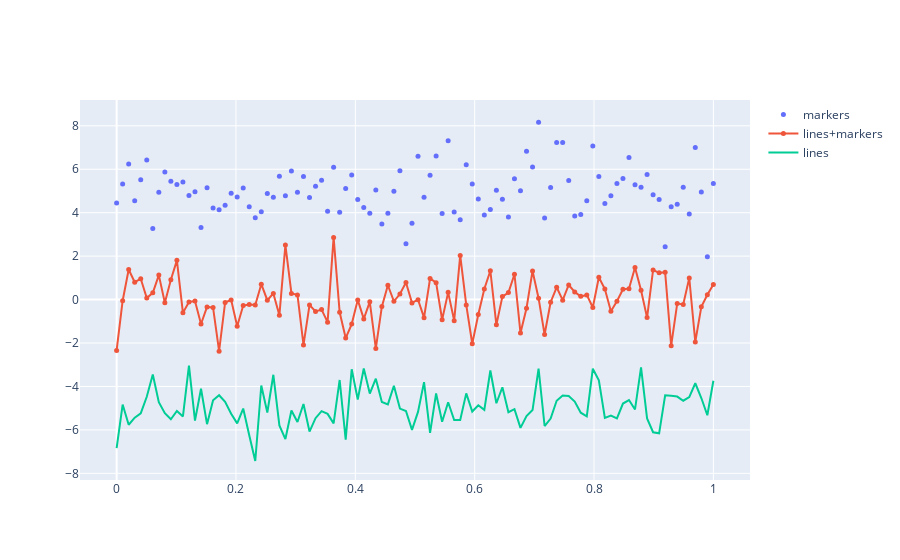

The code cell stored with this chart in its notebook:
### Code cell
N = 100
x = np.linspace(0,1,N)
y0 = np.random.randn(N) + 5
y1 = np.random.randn(N)
y2 = np.random.randn(N) - 5

fig = go.Figure()
fig.add_trace(go.Scatter(x=x,
                         y=y0,
                         mode='markers',
                         name='markers'))
fig.add_trace(go.Scatter(x=x,
                         y=y1,
                         mode='lines+markers',
                         name='lines+markers'))
fig.add_trace(go.Scatter(x=x,
                         y=y2,
                         mode='lines',
                         name='lines'))
fig.update_traces(marker=dict(size=5))
fig.show()
